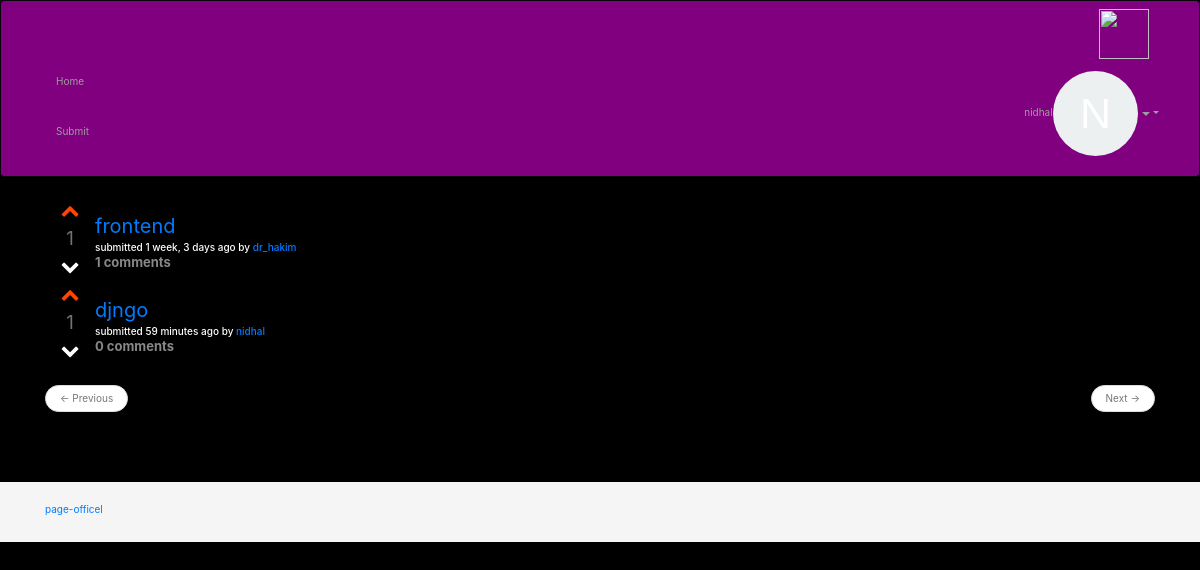
The app's page / (signed in) with its own data.
### reddit/models.py (models this page shows, shortened)
class Submission(ContentTypeAware):
    author_name = models.CharField(null=False, max_length=12)
    author = models.ForeignKey('users.RedditUser',on_delete=models.CASCADE)
    title = models.CharField(max_length=250)
    url = models.URLField(null=True, blank=True)
    text = models.TextField(max_length=5000, blank=True)
    text_html = models.TextField(blank=True)
    ups = models.IntegerField(default=0)
    downs = models.IntegerField(default=0)
    score = models.IntegerField(default=0)
    timestamp = models.DateTimeField(default=timezone.now)
    comment_count = models.IntegerField(default=0)
    @property
    def linked_url(self):
        if self.url:
            return "{}".format(self.url)
        else:
            return "/comments/{}".format(self.id)
    @property
    def comments_url(self):
        return '/comments/{}'.format(self.id)

### reddit/views.py (the view)
# urls.py: url(r'^$', views.frontpage, name="frontpage"),
def frontpage(request):
    all_submissions = Submission.objects.order_by('-score').all()
    paginator = Paginator(all_submissions, 25)
    page = request.GET.get('page', 1)
    try:
        submissions = paginator.page(page)
    except PageNotAnInteger:
        raise Http404
    except EmptyPage:
        submissions = paginator.page(paginator.num_pages)
    submission_votes = {}
    if request.user.is_authenticated:
        for submission in submissions:
            try:
                vote = Vote.objects.get(
                    vote_object_type=submission.get_content_type(),
                    vote_object_id=submission.id,
                    user=RedditUser.objects.get(user=request.user))
                submission_votes[submission.id] = vote.value
            except Vote.DoesNotExist:
                pass
    return render(request, 'public/frontpage.html', {'submissions'     : submissions,
                                                     'submission_votes': submission_votes})

### emcamp/utils/model_utils.py (called while the page is built)
    def get_content_type(self):
        return ContentType.objects.get_for_model(self)

### reddit/views.py (called while the page is built)
@register.filter
def get_item(dictionary, key):  # pragma: no cover
    return dictionary.get(key)

### templates/public/frontpage.html
{% extends 'base.html' %}
{% load humanize %}
{% block content %}
    <table>
        <tbody>
        {% for submission in submissions %}
            <tr>
                <td>
                    <div class="vote"
                         data-what-type="submission"
                         data-what-id="{{ submission.id }}">
                        {% with vote_value=submission_votes|get_item:submission.id %}
                            <div><i class="fa fa-chevron-up {% if  vote_value == 1 %} upvoted {% endif %}"
                                    title="upvote" onclick="vote(this)"></i>
                            </div>
                            <div class="score" title="score">{{ submission.score }}</div>
                            <div><i class="fa fa-chevron-down{% if  vote_value == -1 %} downvoted {% endif %}"
                                    title="downvote"
                                    onclick="vote(this)"></i></div>
                        {% endwith %}
                    </div>
                </td>
                <td class="info-container">
                    <a class="thread-title" href="{{ submission.linked_url }}">{{ submission.title }}</a>
                    <br>
                    <h6 class="thread-info">submitted {{ submission.timestamp|naturaltime }} by <a
                            href="/user/{{ submission.author_name }}">{{ submission.author_name }}</a></h6>
                    <ul class="buttons">
                        <li><a href="{{ submission.comments_url }}">{{ submission.comment_count }} comments</a></li>
                    </ul>
                </td>
            </tr>
        {% endfor %}
        </tbody>
    </table>
    <nav>
        <ul class="pager">
            {% if submissions.has_previous %}
                <li class="previous"><a href="?page={{ submissions.previous_page_number }}"><span
                        aria-hidden="true">&larr;</span> Previous</a></li>
            {% else %}
                <li class="previous disabled"><a href="#"><span aria-hidden="true">&larr;</span> Previous</a></li>
            {% endif %}
            {% if submissions.has_next %}
                <li class="next"><a href="?page={{ submissions.next_page_number }}">Next <span
                        aria-hidden="true">&rarr;</span></a></li>
            {% else %}
                <li class="next disabled"><a href="#">Next <span aria-hidden="true">&rarr;</span></a></li>
            {% endif %}
        </ul>
    </nav>
{% endblock %}

### templates/__layout/navbar.html (shortened to what this page needs)
{% load static %}
<nav class="navbar navbar-inverse" style="background:purple">
    <div class="container-fluid">
        <div class="navbar-header">
            <a class="navbar-brand" href="{% url 'frontpage' %}" style="float:left">
                <img src= "{% static 'tn-logo.PNG' %}" height="50" width="50"  />
            </a>
        </div>
        <div class="collapse navbar-collapse" id="bs-example-navbar-collapse-2">
            <ul class="nav navbar-nav">
                <li><a href="{% url 'frontpage' %}">Home</a></li>
                <li><a href="{% url 'submit' %}">Submit</a></li>
            </ul>
            <ul class="nav navbar-nav navbar-right ">
                {% if user.is_authenticated %}
                    <li class="dropdown">
                        <a href="#" class="dropdown-toggle" data-toggle="dropdown" role="button" aria-expanded="false">
                            {{ user }}<img avatar="{{user.username}}" height="85" width="85" class="round"/>
                            <span class="caret"></span></a>
                    </li>
                {% else %}
                    <li><a href="{% url 'login' %}">Login</a></li>
                    <li><a href="{% url 'register' %}">Register</a></li>
                {% endif %}
            </ul>
        </div>
    </div>
</nav>

### static/css/reddit.css (style rules this page uses)
.domain, .domain a, .tagline, .buttons a { margin: 0; font-size: small; color: #888; }
.buttons { margin: 0; padding: 0; }
.buttons li { display: inline-block; padding-right: 4px; font-weight: bold; }
a:link { text-decoration: none; }
table a:not(.btn) { text-decoration: none; }
html, body { height: 100%; }
body { line-height: 20px; }
.upvoted { color: orangered; }
.vote { width:50px; font-size:14pt; text-align:center; }
.score { color:#737373; }
.thread-info { margin: 0; }
.thread-title { font-size: 20px; }
.info-container { padding-top: 5px; }

### static/mysite/css/master.css (style rules this page uses)
body { margin-left: 0px; overflow: hidden; background-color: black; color:white; }

### templates/base.html (style rules this page uses)
.round { border-radius: 50%; }

### records on screen
Submission: score "1", title "frontend", timestamp "1 week, 3 days ago", author_name "dr_hakim", comment_count "1"
Submission: score "1", title "djngo", timestamp "59 minutes ago", author_name "nidhal", comment_count "0"

### other values on screen
{{ user }} "nidhal"
